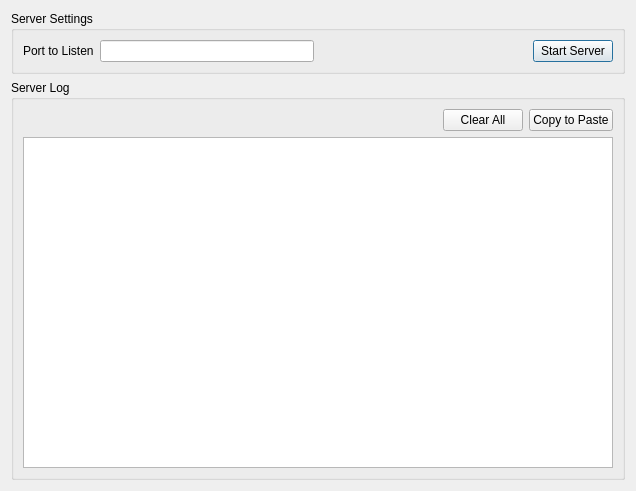
<?xml version="1.0" encoding="UTF-8"?>
<ui version="4.0">
 <class>MesServer</class>
 <widget class="QDialog" name="MesServer">
  <property name="geometry">
   <rect>
    <x>0</x>
    <y>0</y>
    <width>636</width>
    <height>491</height>
   </rect>
  </property>
  <property name="windowTitle">
   <string>Mes Server</string>
  </property>
  <layout class="QGridLayout" name="gridLayout_3">
   <item row="0" column="0">
    <widget class="QGroupBox" name="groupBox">
     <property name="title">
      <string>Server Settings</string>
     </property>
     <layout class="QGridLayout" name="gridLayout">
      <item row="0" column="0">
       <layout class="QHBoxLayout" name="horizontalLayout">
        <item>
         <widget class="QLabel" name="label">
          <property name="text">
           <string>Port to Listen</string>
          </property>
          <property name="buddy">
           <cstring>edit_serverPort</cstring>
          </property>
         </widget>
        </item>
        <item>
         <widget class="QLineEdit" name="edit_serverPort"/>
        </item>
        <item>
         <spacer name="horizontalSpacer">
          <property name="orientation">
           <enum>Qt::Orientation::Horizontal</enum>
          </property>
          <property name="sizeHint" stdset="0">
           <size>
            <width>40</width>
            <height>20</height>
           </size>
          </property>
         </spacer>
        </item>
        <item>
         <widget class="QPushButton" name="btn_startServer">
          <property name="text">
           <string>Start Server</string>
          </property>
         </widget>
        </item>
       </layout>
      </item>
     </layout>
    </widget>
   </item>
   <item row="1" column="0">
    <widget class="QGroupBox" name="groupBox_2">
     <property name="sizePolicy">
      <sizepolicy hsizetype="Preferred" vsizetype="Preferred">
       <horstretch>0</horstretch>
       <verstretch>1</verstretch>
      </sizepolicy>
     </property>
     <property name="title">
      <string>Server Log</string>
     </property>
     <layout class="QGridLayout" name="gridLayout_2">
      <item row="0" column="0">
       <layout class="QHBoxLayout" name="horizontalLayout_2">
        <item>
         <spacer name="horizontalSpacer_2">
          <property name="orientation">
           <enum>Qt::Orientation::Horizontal</enum>
          </property>
          <property name="sizeHint" stdset="0">
           <size>
            <width>40</width>
            <height>20</height>
           </size>
          </property>
         </spacer>
        </item>
        <item>
         <widget class="QPushButton" name="btn_clear_serverLog">
          <property name="text">
           <string>Clear All</string>
          </property>
         </widget>
        </item>
        <item>
         <widget class="QPushButton" name="btn_copy_severLog">
          <property name="text">
           <string>Copy to Paste</string>
          </property>
         </widget>
        </item>
       </layout>
      </item>
      <item row="1" column="0">
       <widget class="QTextBrowser" name="textBrowser"/>
      </item>
     </layout>
    </widget>
   </item>
  </layout>
 </widget>
 <resources/>
 <connections/>
</ui>
